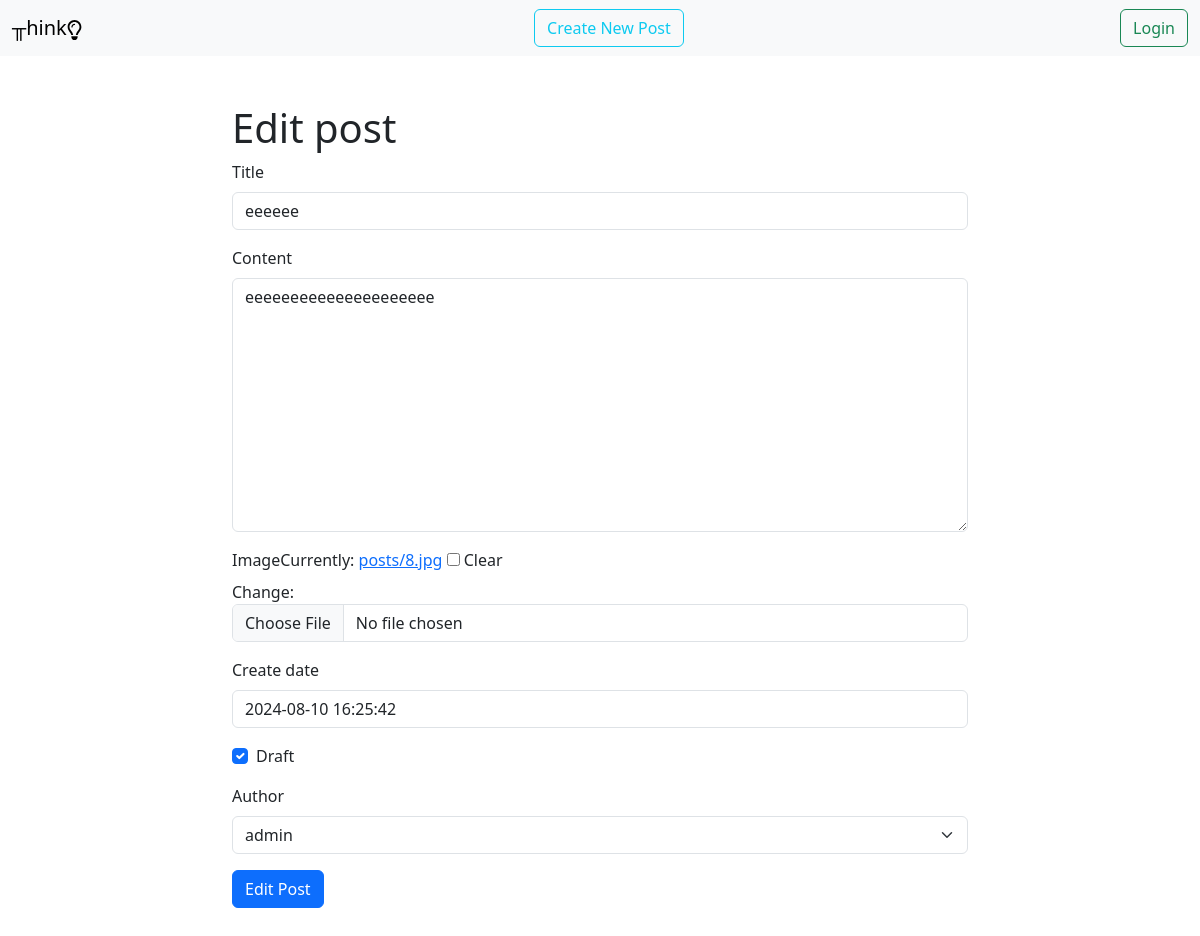
Page /blog/13/edit on the committed database.
### blog/models.py (models this page shows, shortened)
class Post(models.Model):
    title = models.CharField(max_length=100)
    content = models.TextField(max_length=30000)
    create_date = models.DateTimeField(default=timezone.now)
    draft = models.BooleanField(default=True)
    tags = TaggableManager()
    author = models.ForeignKey(User, on_delete=models.SET_NULL, null=True, blank=True, related_name='post_user')
    image =  models.ImageField(upload_to='posts', null=True, blank=True)

### blog/views.py (the view)
# urls.py: path('blog/<int:pk>/edit', PostUpdate.as_view()),
class PostUpdate(UpdateView):
    model = Post
    fields = ['title','content','image','tags','create_date','draft','author']
    success_url = '/blog'
    template_name = 'blog/edit_post.html'

### blog/templates/blog/edit_post.html (shortened to what this page needs)
{% extends "base.html" %}
{% load django_bootstrap5 %}
{% block content %}
    <div class="container mt-5">
      <div class="row pb-5">
        <div class="col-lg-8 mx-auto">
            <h1>Edit post</h1>
            <form method="post" enctype="multipart/form-data">
            {% bootstrap_form form %}
            {% bootstrap_button button_type="submit" content="Edit Post" %}
            </form>
        </div>
      </div>
    </div>
  {% endblock content %}

### rows in the picture
Post: title "eeeeee", content "eeeeeeeeeeeeeeeeeeeee", create_date "2024-08-10 16:25:42", draft "☑", author "admin"
